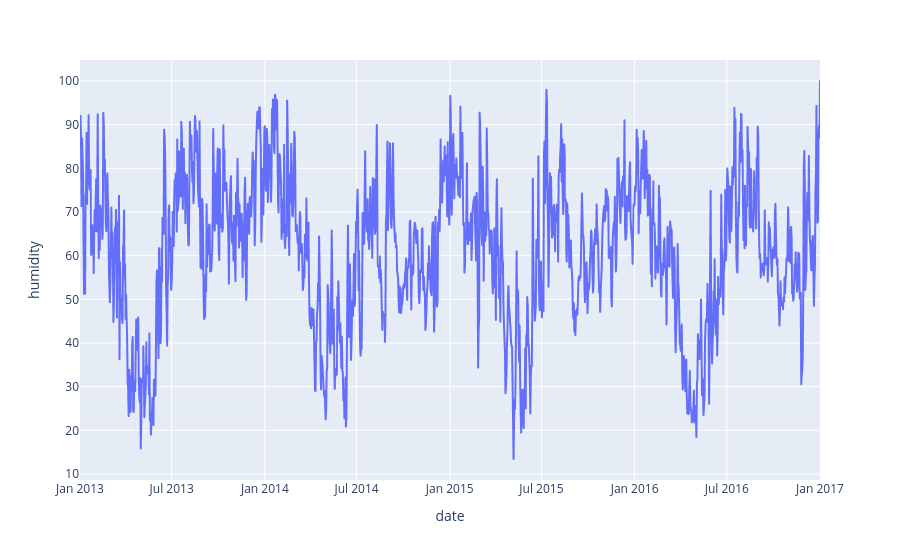

The code cell stored with this chart in its notebook:
### Code cell
fig=px.line(df, x='date',y='humidity')
fig.show()

### Figure 1 — Plotly figure (JSON) as saved in the notebook; plotly's stock layout.template omitted (floating-point values rounded to 4 significant figures; data arrays with more than 128 entries replaced by an {"elided": "..."} marker saying what was removed)
{"data": [{"hovertemplate": "date=%{x}<br>humidity=%{y}<extra></extra>", "legendgroup": "", "line": {"color": "#636efa", "dash": "solid"}, "marker": {"symbol": "circle"}, "mode": "lines", "name": "", "showlegend": false, "type": "scattergl", "x": {"elided": "1462 str values"}, "xaxis": "x", "y": {"elided": "1462 float values"}, "yaxis": "y"}], "layout": {"legend": {"tracegroupgap": 0}, "margin": {"t": 60}, "xaxis": {"anchor": "y", "domain": [0, 1], "title": {"text": "date"}}, "yaxis": {"anchor": "x", "domain": [0, 1], "title": {"text": "humidity"}}}}
